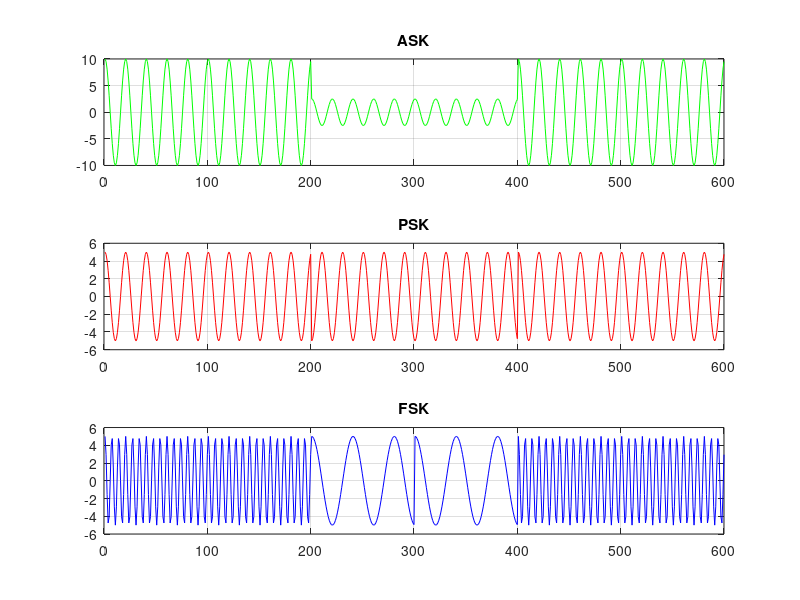

MATLAB code to generate this figure:

clc;                % Clear the command window
clear all;          % Remove all variables from workspace
close all;          % Close all figure windows

% bitstream ---> message digital signal

% Option 1: Take bitstream input from user (commented out)
% bitstream=input('Enter bistream: ');  % Take input from console

% Option 2: Use a predefined bitstream (used here)
bitstream=[1 1 0 0 1 1];                % Bitstream defined in the code

% Step 2: Define Basic Parameters
fc = input('Enter the value of Fc : '); % Carrier frequency (user input)
Tb = 1;                                % Bit duration (seconds)
fs = 100;                              % Sampling frequency (samples per second)
t = 0:1/fs:Tb-(1/fs);                  % Time vector for one bit duration
Ac = 5;                                % Amplitude of the carrier signal

% Initialize empty arrays to store modulated signals
ASK = [];                              % Amplitude Shift Keying signal
PSK = [];                              % Phase Shift Keying signal
FSK = [];                              % Frequency Shift Keying signal

% Loop through each bit in the bitstream
for i = 1:length(bitstream)
    if bitstream(i) == 1
        % For bit 1:
        ask = 2*Ac*cos(2*pi*fc*t);         % ASK: Higher amplitude for '1'
        psk = Ac*cos(2*pi*fc*t);           % PSK: Normal phase for '1'
        fsk = Ac*cos(2*pi*3*fc*t);         % FSK: Higher frequency for '1'
    else
        % For bit 0:
        ask = 0.5*Ac*cos(2*pi*fc*t);       % ASK: Lower amplitude for '0'
        psk = Ac*cos(2*pi*fc*t + pi);      % PSK: Phase shifted by 180° for '0'
        fsk = Ac*cos(2*pi*(fc/2)*t);       % FSK: Lower frequency for '0'
    end
    % Concatenate the modulated signal for each bit to the full signal
    ASK = [ASK ask];
    PSK = [PSK psk];
    FSK = [FSK fsk];
end

% Plot the ASK modulated signal
subplot(3,1,1);              % Divide the figure into 3 rows, 1 column, plot 1st
plot(ASK, 'g');              % Plot ASK in green
title('ASK');                % Title for ASK plot
grid on;                     % Enable grid

% Plot the PSK modulated signal
subplot(3,1,2);              % Plot in 2nd position
plot(PSK, 'r');              % Plot PSK in red
title('PSK');                % Title for PSK plot
grid on;                     % Enable grid

% Plot the FSK modulated signal
subplot(3,1,3);              % Plot in 3rd position
plot(FSK, 'b');              % Plot FSK in blue
title('FSK');                % Title for FSK plot
grid on;                     % Enable grid
